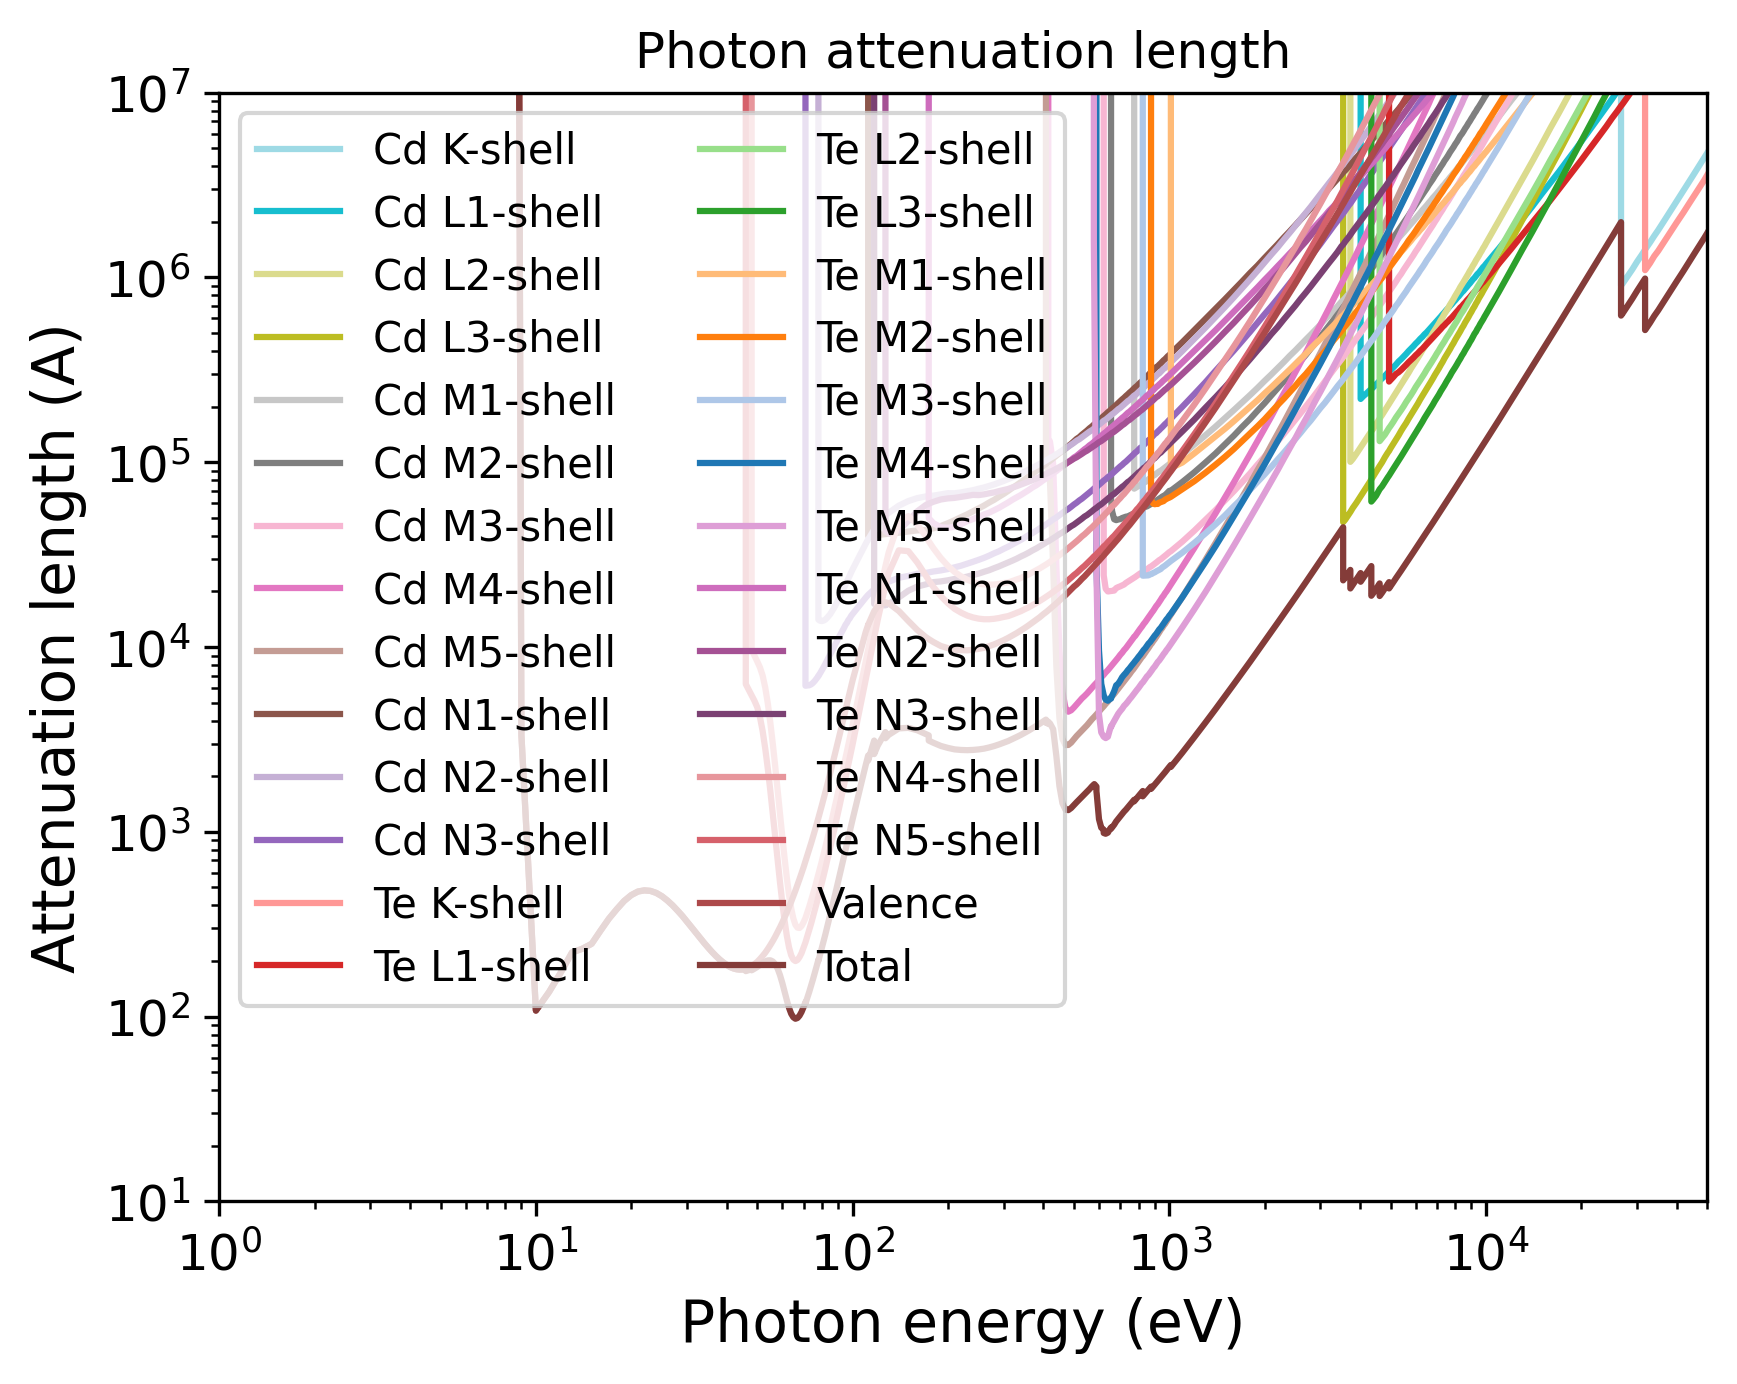

This figure's Python source:
import pandas as pd
import numpy as np
import matplotlib.pyplot as plt
import matplotlib.cm as cm
# Set the format:
plt.xlabel("Photon energy (eV)", fontsize=14)
plt.ylabel("Attenuation length (A)", fontsize=14)
plt.xticks(fontsize=12)
plt.yticks(fontsize=12)
plt.grid(False)
# Set the axes:
# Read the output file:
df = pd.read_csv(r"OUTPUT_CdTe_Photon_IMFP.dat", sep=r'\s+', header=None, comment="#", skipinitialspace=True)
plt.xscale("log")
plt.yscale("log")
# Prepare the plot:
columns_to_plot = [ 1, 2, 3, 4, 5, 6, 7, 8, 9, 10, 11, 12, 13, 14, 15, 16, 17, 18, 19, 20, 21, 22, 23, 24, 25, 26, 27, 28]
labels = [ "Cd K-shell", "Cd L1-shell", "Cd L2-shell", "Cd L3-shell", "Cd M1-shell", "Cd M2-shell", "Cd M3-shell", "Cd M4-shell", "Cd M5-shell", "Cd N1-shell", "Cd N2-shell", "Cd N3-shell", "Te K-shell", "Te L1-shell", "Te L2-shell", "Te L3-shell", "Te M1-shell", "Te M2-shell", "Te M3-shell", "Te M4-shell", "Te M5-shell", "Te N1-shell", "Te N2-shell", "Te N3-shell", "Te N4-shell", "Te N5-shell", "Valence", "Total"]
# Create N distinct colors from a colormap
N = len(columns_to_plot)
colors = np.vstack([plt.cm.tab20(np.linspace(1, 0, 20)), plt.cm.tab20b(np.linspace(1, 0, 20))])
# Set line styles:
linestyles = [ "-", "-", "-", "-", "-", "-", "-", "-", "-", "-", "-", "-", "-", "-", "-", "-", "-", "-", "-", "-", "-", "-", "-", "-", "-", "-", "-", "-"]
for i, col in enumerate(columns_to_plot):
    color = colors[i % len(colors)]
    ls    = linestyles[i % len(linestyles)]
    label = labels[i % len(labels)]
    plt.plot(df.iloc[:, 0], df.iloc[:, col],
    color=color,
    label=label,
    linestyle=ls)
plt.xlim(1.00000000,50000.00000000)
plt.ylim(10.00000000,10000000.00000000)
plt.title("Photon attenuation length")
plt.legend(loc="best", fontsize=10, ncol=2)
# Save the plot in this format:
plt.savefig("OUTPUT_MFP_photon.png", dpi=300, bbox_inches="tight")
